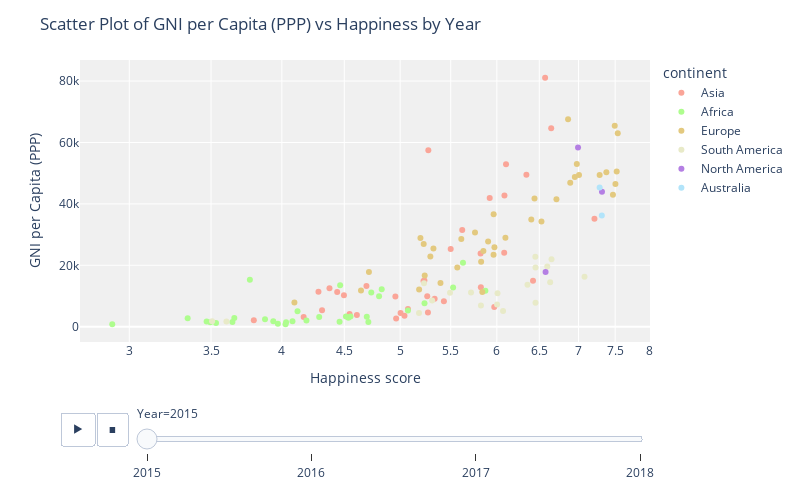

The notebook cell this image was saved under:
### Markdown cell above
### GNI per capita and happiness

The two histograms shown above in figure 5 show that more money does not necessarily relate to being happier. For both GNI per capita and happiness the top three continents are consistent, these being in order: Australia, North America and Europe. However, the order of the bottom three continents is not consistent, while asia is, on average, significantly 'richer' than than South America, their happiness levels are lower in every single year, showing that, at least for South Americans, money does not buy happiness. Furthermore, these histograms show that while GNI per capita varies from year to year, the happiness of continents stays very consistent throughout the years, which also proves that the monetary wealth of people does not have the greatest influence on people's happiness.

### Code cell
data = data.sort_values('Year', ascending=True)

# Create a scatter plot for all available years using Plotly, with two plots per row
fig = px.scatter(data, x='happiness_score', y='GNI_per_capita_PPP', color='continent',
                 color_discrete_map=continent_colors, hover_data=['Country'], animation_frame="Year", animation_group="Country", hover_name="Country",
           log_x=True,)

# Set the plot title and axis labels
fig.update_layout(
    title='Scatter Plot of GNI per Capita (PPP) vs Happiness by Year',
    xaxis_title='Happiness score',
    yaxis_title='GNI per Capita (PPP)',
    height=500,  
    width = 800,
    plot_bgcolor='rgb(240, 240, 240, 240)'
)

# Set the hover label format
fig.update_traces(hovertemplate='Country: %{customdata[0]}<br>Happines: %{x}<br>GNI per Capita (PPP): %{y}')

# Show the plot
fig.show()

### Figure 1 — Plotly figure (JSON) as saved in the notebook; plotly's stock layout.template omitted (floating-point values rounded to 4 significant figures)
{"data": [{"customdata": [["Lebanon"], ["Malaysia"], ["Kuwait"], ["Kazakhstan"], ["Jordan"], ["Japan"], ["Israel"], ["Iraq"], ["Kyrgyzstan"], ["Mongolia"], ["Saudi Arabia"], ["Philippines"], ["Pakistan"], ["Nepal"], ["Myanmar"], ["Iran"], ["Indonesia"], ["Cambodia"], ["Bangladesh"], ["Bahrain"], ["Azerbaijan"], ["Armenia"], ["China"], ["China"], ["Georgia"], ["Cyprus"], ["India"], ["Singapore"], ["Afghanistan"], ["Turkey"], ["United Arab Emirates"], ["Thailand"], ["Vietnam"], ["Sri Lanka"], ["Turkmenistan"], ["Uzbekistan"], ["Tajikistan"], ["Yemen"]], "hovertemplate": "Country: %{customdata[0]}<br>Happines: %{x}<br>GNI per Capita (PPP): %{y}", "hovertext": ["Lebanon", "Malaysia", "Kuwait", "Kazakhstan", "Jordan", "Japan", "Israel", "Iraq", "Kyrgyzstan", "Mongolia", "Saudi Arabia", "Philippines", "Pakistan", "Nepal", "Myanmar", "Iran", "Indonesia", "Cambodia", "Bangladesh", "Bahrain", "Azerbaijan", "Armenia", "China", "China", "Georgia", "Cyprus", "India", "Singapore", "Afghanistan", "Turkey", "United Arab Emirates", "Thailand", "Vietnam", "Sri Lanka", "Turkmenistan", "Uzbekistan", "Tajikistan", "Yemen"], "ids": ["Lebanon", "Malaysia", "Kuwait", "Kazakhstan", "Jordan", "Japan", "Israel", "Iraq", "Kyrgyzstan", "Mongolia", "Saudi Arabia", "Philippines", "Pakistan", "Nepal", "Myanmar", "Iran", "Indonesia", "Cambodia", "Bangladesh", "Bahrain", "Azerbaijan", "Armenia", "China", "China", "Georgia", "Cyprus", "India", "Singapore", "Afghanistan", "Turkey", "United Arab Emirates", "Thailand", "Vietnam", "Sri Lanka", "Turkmenistan", "Uzbekistan", "Tajikistan", "Yemen"], "legendgroup": "Asia", "marker": {"color": "#FAA598", "symbol": "circle"}, "mode": "markers", "name": "Asia", "orientation": "v", "showlegend": true, "type": "scatter", "x": [5.225, 6.084, 6.105, 5.819, 5.336, 5.92, 7.213, 4.497, 5.004, 4.955, 6.344, 5.43, 5.269, 4.962, 4.545, 4.692, 5.262, 4.168, 4.608, 6.087, 5.234, 4.376, 5.273, 5.273, 4.286, 5.621, 4.315, 6.572, 3.794, 5.5, 6.648, 6.424, 5.074, 4.44, 5.822, 5.971, 5.041, 3.593], "xaxis": "x", "y": [14920, 24120, 52880, 23860, 9140, 41950, 35130, 10220, 4460, 9880, 49450, 8310, 4640, 2680, 4180, 13300, 9910, 3180, 3790, 42760, 15020, 12490, 57450, 12880, 11420, 31510, 5400, 81040, 2110, 25340, 64640, 15010, 5790, 11270, 12890, 6460, 3590, null], "yaxis": "y"}, {"customdata": [["Mauritania"], ["Mali"], ["Malawi"], ["Madagascar"], ["Libya"], ["Liberia"], ["Mauritius"], ["Kenya"], ["Senegal"], ["Rwanda"], ["Nigeria"], ["Niger"], ["Morocco"], ["Sierra Leone"], ["Cameroon"], ["Burundi"], ["Burkina Faso"], ["Botswana"], ["Chad"], ["Benin"], ["Algeria"], ["Ghana"], ["Gabon"], ["Ethiopia"], ["Egypt"], ["Zambia"], ["Togo"], ["Zimbabwe"], ["Uganda"], ["Tunisia"], ["South Africa"], ["Tanzania"]], "hovertemplate": "Country: %{customdata[0]}<br>Happines: %{x}<br>GNI per Capita (PPP): %{y}", "hovertext": ["Mauritania", "Mali", "Malawi", "Madagascar", "Libya", "Liberia", "Mauritius", "Kenya", "Senegal", "Rwanda", "Nigeria", "Niger", "Morocco", "Sierra Leone", "Cameroon", "Burundi", "Burkina Faso", "Botswana", "Chad", "Benin", "Algeria", "Ghana", "Gabon", "Ethiopia", "Egypt", "Zambia", "Togo", "Zimbabwe", "Uganda", "Tunisia", "South Africa", "Tanzania"], "ids": ["Mauritania", "Mali", "Malawi", "Madagascar", "Libya", "Liberia", "Mauritius", "Kenya", "Senegal", "Rwanda", "Nigeria", "Niger", "Morocco", "Sierra Leone", "Cameroon", "Burundi", "Burkina Faso", "Botswana", "Chad", "Benin", "Algeria", "Ghana", "Gabon", "Ethiopia", "Egypt", "Zambia", "Togo", "Zimbabwe", "Uganda", "Tunisia", "South Africa", "Tanzania"], "legendgroup": "Africa", "marker": {"color": "#AEFD8E", "symbol": "circle"}, "mode": "markers", "name": "Africa", "orientation": "v", "showlegend": true, "type": "scatter", "x": [4.292, 4.19, 3.97, 3.644, 5.525, 3.533, 5.629, 4.553, 4.535, 3.471, 5.074, 4.028, 5.235, 4.709, 4.695, 2.905, 4.032, 3.766, 3.936, 3.657, 5.872, 4.12, 4.465, 4.46, 4.735, 4.514, 3.495, 3.875, 4.081, 4.805, 4.829, 3.349], "xaxis": "x", "y": [3160, 1990, 990, 1500, 12740, 1180, 20860, 3330, 2910, 1710, 5280, 840, 7670, 1570, 3210, 840, 1460, 15310, 1760, 2860, 11700, 5050, 13480, 1650, 11160, 3370, 1440, 2410, 1750, 9890, 12240, 2740], "yaxis": "y"}, {"customdata": [["Malta"], ["Luxembourg"], ["Lithuania"], ["Latvia"], ["Italy"], ["Ireland"], ["Moldova"], ["Serbia"], ["Russia"], ["Romania"], ["Portugal"], ["Poland"], ["Norway"], ["Netherlands"], ["Montenegro"], ["Iceland"], ["Bulgaria"], ["Bosnia and Herzegovina"], ["Belarus"], ["Austria"], ["Albania"], ["Belgium"], ["Hungary"], ["Greece"], ["Germany"], ["France"], ["Finland"], ["Estonia"], ["Denmark"], ["Croatia"], ["Ukraine"], ["Sweden"], ["Slovenia"], ["United Kingdom"], ["Spain"], ["Switzerland"], ["Slovakia"]], "hovertemplate": "Country: %{customdata[0]}<br>Happines: %{x}<br>GNI per Capita (PPP): %{y}", "hovertext": ["Malta", "Luxembourg", "Lithuania", "Latvia", "Italy", "Ireland", "Moldova", "Serbia", "Russia", "Romania", "Portugal", "Poland", "Norway", "Netherlands", "Montenegro", "Iceland", "Bulgaria", "Bosnia and Herzegovina", "Belarus", "Austria", "Albania", "Belgium", "Hungary", "Greece", "Germany", "France", "Finland", "Estonia", "Denmark", "Croatia", "Ukraine", "Sweden", "Slovenia", "United Kingdom", "Spain", "Switzerland", "Slovakia"], "ids": ["Malta", "Luxembourg", "Lithuania", "Latvia", "Italy", "Ireland", "Moldova", "Serbia", "Russia", "Romania", "Portugal", "Poland", "Norway", "Netherlands", "Montenegro", "Iceland", "Bulgaria", "Bosnia and Herzegovina", "Belarus", "Austria", "Albania", "Belgium", "Hungary", "Greece", "Germany", "France", "Finland", "Estonia", "Denmark", "Croatia", "Ukraine", "Sweden", "Slovenia", "United Kingdom", "Spain", "Switzerland", "Slovakia"], "legendgroup": "Europe", "marker": {"color": "#E3C97F", "symbol": "circle"}, "mode": "markers", "name": "Europe", "orientation": "v", "showlegend": true, "type": "scatter", "x": [6.527, 6.863, 5.902, 5.85, 5.964, 6.977, 5.838, 5.395, 5.963, 5.825, 5.195, 5.973, 7.537, 7.377, 5.237, 7.504, 4.714, 5.182, 5.569, 7.006, 4.644, 6.891, 5.324, 5.227, 6.951, 6.442, 7.469, 5.611, 7.522, 5.293, 4.096, 7.284, 5.758, 6.714, 6.403, 7.494, 6.098], "xaxis": "x", "y": [34280, 67590, 27780, 24690, 36650, 52990, 11290, 14230, 23420, 21130, 28870, 25880, 63030, 50340, 16700, 46480, 17820, 12100, 19260, 49390, 11800, 46870, 25460, 26940, 48770, 41740, 42950, 28570, 50560, 22870, 7880, 49420, 30660, 41550, 34900, 65450, 28950], "yaxis": "y"}, {"customdata": [["Jamaica"], ["Peru"], ["Paraguay"], ["Panama"], ["Nicaragua"], ["Brazil"], ["Bolivia"], ["Argentina"], ["Chile"], ["Honduras"], ["Haiti"], ["Guinea"], ["Guatemala"], ["El Salvador"], ["Ecuador"], ["Dominican Republic"], ["Costa Rica"], ["Colombia"], ["Venezuela"], ["Uruguay"]], "hovertemplate": "Country: %{customdata[0]}<br>Happines: %{x}<br>GNI per Capita (PPP): %{y}", "hovertext": ["Jamaica", "Peru", "Paraguay", "Panama", "Nicaragua", "Brazil", "Bolivia", "Argentina", "Chile", "Honduras", "Haiti", "Guinea", "Guatemala", "El Salvador", "Ecuador", "Dominican Republic", "Costa Rica", "Colombia", "Venezuela", "Uruguay"], "ids": ["Jamaica", "Peru", "Paraguay", "Panama", "Nicaragua", "Brazil", "Bolivia", "Argentina", "Chile", "Honduras", "Haiti", "Guinea", "Guatemala", "El Salvador", "Ecuador", "Dominican Republic", "Costa Rica", "Colombia", "Venezuela", "Uruguay"], "legendgroup": "South America", "marker": {"color": "#E8EAC8", "symbol": "circle"}, "mode": "markers", "name": "South America", "orientation": "v", "showlegend": true, "type": "scatter", "x": [5.311, 5.715, 5.493, 6.452, 6.071, 6.635, 5.823, 6.599, 6.652, 5.181, 3.603, 3.507, 6.454, 6.003, 6.008, 5.23, 7.079, 6.357, 5.25, 6.454], "xaxis": "x", "y": [8520, 11180, 11040, 22810, 5150, 14470, 6890, 19650, 22010, 4490, 1710, 1790, 7830, 7240, 10870, 14130, 16310, 13700, null, 19310], "yaxis": "y"}, {"customdata": [["Mexico"], ["Canada"], ["United States"]], "hovertemplate": "Country: %{customdata[0]}<br>Happines: %{x}<br>GNI per Capita (PPP): %{y}", "hovertext": ["Mexico", "Canada", "United States"], "ids": ["Mexico", "Canada", "United States"], "legendgroup": "North America", "marker": {"color": "#B47FE3", "symbol": "circle"}, "mode": "markers", "name": "North America", "orientation": "v", "showlegend": true, "type": "scatter", "x": [6.578, 7.316, 6.993], "xaxis": "x", "y": [17830, 43990, 58340], "yaxis": "y"}, {"customdata": [["New Zealand"], ["Australia"]], "hovertemplate": "Country: %{customdata[0]}<br>Happines: %{x}<br>GNI per Capita (PPP): %{y}", "hovertext": ["New Zealand", "Australia"], "ids": ["New Zealand", "Australia"], "legendgroup": "Australia", "marker": {"color": "#B2E4FA", "symbol": "circle"}, "mode": "markers", "name": "Australia", "orientation": "v", "showlegend": true, "type": "scatter", "x": [7.314, 7.284], "xaxis": "x", "y": [36210, 45330], "yaxis": "y"}], "layout": {"height": 500, "legend": {"title": {"text": "continent"}, "tracegroupgap": 0}, "margin": {"t": 60}, "plot_bgcolor": "rgb(240, 240, 240, 240)", "sliders": [{"active": 0, "currentvalue": {"prefix": "Year="}, "len": 0.9, "pad": {"b": 10, "t": 60}, "steps": [{"args": [["2015"], {"frame": {"duration": 0, "redraw": false}, "fromcurrent": true, "mode": "immediate", "transition": {"duration": 0, "easing": "linear"}}], "label": "2015", "method": "animate"}, {"args": [["2016"], {"frame": {"duration": 0, "redraw": false}, "fromcurrent": true, "mode": "immediate", "transition": {"duration": 0, "easing": "linear"}}], "label": "2016", "method": "animate"}, {"args": [["2017"], {"frame": {"duration": 0, "redraw": false}, "fromcurrent": true, "mode": "immediate", "transition": {"duration": 0, "easing": "linear"}}], "label": "2017", "method": "animate"}, {"args": [["2018"], {"frame": {"duration": 0, "redraw": false}, "fromcurrent": true, "mode": "immediate", "transition": {"duration": 0, "easing": "linear"}}], "label": "2018", "method": "animate"}], "x": 0.1, "xanchor": "left", "y": 0, "yanchor": "top"}], "title": {"text": "Scatter Plot of GNI per Capita (PPP) vs Happiness by Year"}, "updatemenus": [{"buttons": [{"args": [null, {"frame": {"duration": 500, "redraw": false}, "fromcurrent": true, "mode": "immediate", "transition": {"duration": 500, "easing": "linear"}}], "label": "&#9654;", "method": "animate"}, {"args": [[null], {"frame": {"duration": 0, "redraw": false}, "fromcurrent": true, "mode": "immediate", "transition": {"duration": 0, "easing": "linear"}}], "label": "&#9724;", "method": "animate"}], "direction": "left", "pad": {"r": 10, "t": 70}, "showactive": false, "type": "buttons", "x": 0.1, "xanchor": "right", "y": 0, "yanchor": "top"}], "width": 800, "xaxis": {"anchor": "y", "domain": [0, 1], "title": {"text": "Happiness score"}, "type": "log"}, "yaxis": {"anchor": "x", "domain": [0, 1], "title": {"text": "GNI per Capita (PPP)"}}}}
